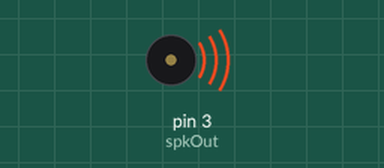
A sketch run on a simulated Arduino Uno, built with avr-gcc and run on an emulated ATmega328P. Parts: buzzer (waves = sounding). What the sketch prints to the serial monitor is not drawn.

Above: at 0.8 s.
At 18.8 s:
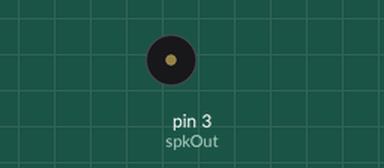
Timing chart, 0 to 21.1 s (numbered marks = the images above):
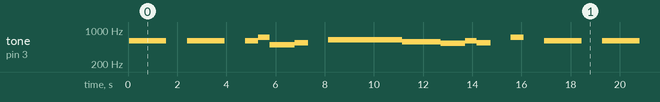

The sketch:

pruebaBuzzer.ino
```cpp
#define  C     2100
 #define  D     1870
 #define  E     1670
 #define  f     1580
 #define  G     1400
 #define  R     0
 int spkOut = 3;
 int DEBUG = 1;
 void setup() {
   pinMode(spkOut, OUTPUT);
   if (DEBUG) {
     Serial.begin(9600);
     Serial.println("ss");
   }
 }
 int melody[] = {E, E, E,R,
 E, E, E,R,
 E, G, C, D, E, R,
 f, f, f,f, f, E, E,E, E, D ,D,E, D, R, G ,R,
 E, E, E,R,
 E, E, E,R,
 E, G, C, D, E, R,
 f, f, f,f, f, E, E, E,  G,G, f, D, C,R };
 int MAX_COUNT = sizeof(melody) / 2;
 long tempo = 10000;
 int pause = 1000;
 int rest_count = 100;
 int tone_ = 0;
 int beat = 0;
 long duration  = 0;
 void playTone() {
   long elapsed_time = 0;
   if (tone_ > 0) {
     while (elapsed_time < duration) {
       digitalWrite(spkOut,HIGH);
       delayMicroseconds(tone_ / 2);
       digitalWrite(spkOut, LOW);
       delayMicroseconds(tone_ / 2);
       elapsed_time += (tone_);
     }
   }
   else {
     for (int j = 0; j < rest_count; j++) {
       delayMicroseconds(duration);
     }
   }
 }
 void loop() {
  for (int i=0; i<MAX_COUNT; i++) {
    tone_ = melody[i];
    beat = 50;

    duration = beat * tempo;
    playTone();
    delayMicroseconds(pause);
     }
     }
```

Measured:
- by itself, tone on pin 3 (spkOut): plays 595 Hz for 1.5 s, 595 Hz for 1.5 s, 595 Hz for 0.52 s, 709 Hz for 0.48 s, 500 Hz for 1.0 s, 552 Hz for 0.56 s … (97 notes in this stretch)
